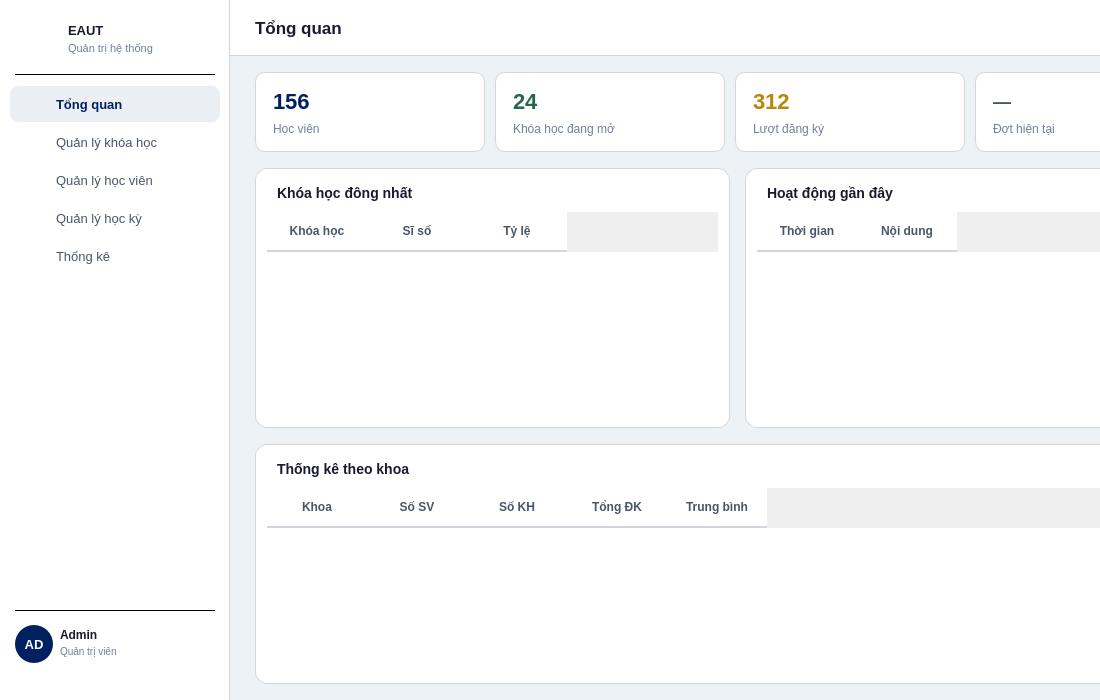
<?xml version="1.0" encoding="UTF-8"?>
<ui version="4.0">
 <class>AdminDashboard</class>
 <widget class="QWidget" name="AdminDashboard">
  <property name="geometry"><rect><x>0</x><y>0</y><width>1100</width><height>700</height></rect></property>
  <property name="minimumSize"><size><width>1100</width><height>700</height></size></property>
  <property name="windowTitle"><string>EAUT - Admin Dashboard</string></property>
  <property name="styleSheet"><string notr="true">QWidget#AdminDashboard { background: #edf2f7; }</string></property>

  <!-- ===== SIDEBAR ===== -->
  <widget class="QFrame" name="sidebar">
   <property name="geometry"><rect><x>0</x><y>0</y><width>230</width><height>700</height></rect></property>
   <property name="styleSheet"><string notr="true">QFrame#sidebar { background: #ffffff; border-right: 1px solid #d2d6dc; }</string></property>
   <property name="frameShape"><enum>QFrame::NoFrame</enum></property>

   <!-- Logo + ten truong -->
   <widget class="QLabel" name="lblSidebarLogo">
    <property name="geometry"><rect><x>20</x><y>20</y><width>42</width><height>42</height></rect></property>
    <property name="styleSheet"><string notr="true">background: transparent;</string></property>
    <property name="text"><string/></property>
    <property name="scaledContents"><bool>true</bool></property>
   </widget>

   <widget class="QLabel" name="lblSidebarSchool">
    <property name="geometry"><rect><x>68</x><y>20</y><width>150</width><height>20</height></rect></property>
    <property name="styleSheet"><string notr="true">color: #1a1a2e; font-size: 13px; font-weight: bold; background: transparent;</string></property>
    <property name="text"><string>EAUT</string></property>
   </widget>
   <widget class="QLabel" name="lblSidebarSub">
    <property name="geometry"><rect><x>68</x><y>40</y><width>150</width><height>16</height></rect></property>
    <property name="styleSheet"><string notr="true">color: #718096; font-size: 11px; background: transparent;</string></property>
    <property name="text"><string>Quản trị hệ thống</string></property>
   </widget>

   <widget class="QFrame" name="sepTop">
    <property name="geometry"><rect><x>15</x><y>74</y><width>200</width><height>1</height></rect></property>
    <property name="styleSheet"><string notr="true">background: #d2d6dc;</string></property>
    <property name="frameShape"><enum>QFrame::HLine</enum></property>
   </widget>

   <!-- Menu buttons -->
   <widget class="QPushButton" name="btnAdminDash">
    <property name="geometry"><rect><x>10</x><y>86</y><width>210</width><height>36</height></rect></property>
    <property name="styleSheet"><string notr="true">QPushButton { background: rgba(0,32,96,0.08); color: #002060; border: none; border-radius: 8px; text-align: left; padding-left: 46px; font-size: 13px; font-weight: bold; }</string></property>
    <property name="text"><string>Tổng quan</string></property>
    <property name="cursor"><cursorShape>PointingHandCursor</cursorShape></property>
   </widget>
   <widget class="QLabel" name="iconAdminDash">
    <property name="geometry"><rect><x>24</x><y>95</y><width>18</width><height>18</height></rect></property>
    <property name="styleSheet"><string notr="true">background: transparent;</string></property>
    <property name="text"><string/></property>
    <property name="scaledContents"><bool>true</bool></property>
   </widget>

   <widget class="QPushButton" name="btnAdminCourse">
    <property name="geometry"><rect><x>10</x><y>124</y><width>210</width><height>36</height></rect></property>
    <property name="styleSheet"><string notr="true">QPushButton { background: transparent; color: #4a5568; border: none; border-radius: 8px; text-align: left; padding-left: 46px; font-size: 13px; } QPushButton:hover { background: #edf2f7; }</string></property>
    <property name="text"><string>Quản lý khóa học</string></property>
    <property name="cursor"><cursorShape>PointingHandCursor</cursorShape></property>
   </widget>
   <widget class="QLabel" name="iconAdminCourse">
    <property name="geometry"><rect><x>24</x><y>133</y><width>18</width><height>18</height></rect></property>
    <property name="styleSheet"><string notr="true">background: transparent;</string></property>
    <property name="text"><string/></property>
    <property name="scaledContents"><bool>true</bool></property>
   </widget>

   <widget class="QPushButton" name="btnAdminStudent">
    <property name="geometry"><rect><x>10</x><y>162</y><width>210</width><height>36</height></rect></property>
    <property name="styleSheet"><string notr="true">QPushButton { background: transparent; color: #4a5568; border: none; border-radius: 8px; text-align: left; padding-left: 46px; font-size: 13px; } QPushButton:hover { background: #edf2f7; }</string></property>
    <property name="text"><string>Quản lý học viên</string></property>
    <property name="cursor"><cursorShape>PointingHandCursor</cursorShape></property>
   </widget>
   <widget class="QLabel" name="iconAdminStudent">
    <property name="geometry"><rect><x>24</x><y>171</y><width>18</width><height>18</height></rect></property>
    <property name="styleSheet"><string notr="true">background: transparent;</string></property>
    <property name="text"><string/></property>
    <property name="scaledContents"><bool>true</bool></property>
   </widget>

   <widget class="QPushButton" name="btnAdminSemester">
    <property name="geometry"><rect><x>10</x><y>200</y><width>210</width><height>36</height></rect></property>
    <property name="styleSheet"><string notr="true">QPushButton { background: transparent; color: #4a5568; border: none; border-radius: 8px; text-align: left; padding-left: 46px; font-size: 13px; } QPushButton:hover { background: #edf2f7; }</string></property>
    <property name="text"><string>Quản lý học kỳ</string></property>
    <property name="cursor"><cursorShape>PointingHandCursor</cursorShape></property>
   </widget>
   <widget class="QLabel" name="iconAdminSemester">
    <property name="geometry"><rect><x>24</x><y>209</y><width>18</width><height>18</height></rect></property>
    <property name="styleSheet"><string notr="true">background: transparent;</string></property>
    <property name="text"><string/></property>
    <property name="scaledContents"><bool>true</bool></property>
   </widget>

   <widget class="QPushButton" name="btnAdminStats">
    <property name="geometry"><rect><x>10</x><y>238</y><width>210</width><height>36</height></rect></property>
    <property name="styleSheet"><string notr="true">QPushButton { background: transparent; color: #4a5568; border: none; border-radius: 8px; text-align: left; padding-left: 46px; font-size: 13px; } QPushButton:hover { background: #edf2f7; }</string></property>
    <property name="text"><string>Thống kê</string></property>
    <property name="cursor"><cursorShape>PointingHandCursor</cursorShape></property>
   </widget>
   <widget class="QLabel" name="iconAdminStats">
    <property name="geometry"><rect><x>24</x><y>247</y><width>18</width><height>18</height></rect></property>
    <property name="styleSheet"><string notr="true">background: transparent;</string></property>
    <property name="text"><string/></property>
    <property name="scaledContents"><bool>true</bool></property>
   </widget>

   <!-- Bottom separator + user info -->
   <widget class="QFrame" name="sepBottom">
    <property name="geometry"><rect><x>15</x><y>610</y><width>200</width><height>1</height></rect></property>
    <property name="styleSheet"><string notr="true">background: #d2d6dc;</string></property>
    <property name="frameShape"><enum>QFrame::HLine</enum></property>
   </widget>

   <widget class="QLabel" name="lblAvatar">
    <property name="geometry"><rect><x>15</x><y>625</y><width>38</width><height>38</height></rect></property>
    <property name="styleSheet"><string notr="true">background: #002060; border-radius: 19px; color: #ffffff; font-size: 13px; font-weight: bold;</string></property>
    <property name="text"><string>AD</string></property>
    <property name="alignment"><set>Qt::AlignCenter</set></property>
   </widget>
   <widget class="QLabel" name="lblAdminName">
    <property name="geometry"><rect><x>60</x><y>626</y><width>110</width><height>17</height></rect></property>
    <property name="styleSheet"><string notr="true">color: #1a1a2e; font-size: 12px; font-weight: bold; background: transparent;</string></property>
    <property name="text"><string>Admin</string></property>
   </widget>
   <widget class="QLabel" name="lblAdminRole">
    <property name="geometry"><rect><x>60</x><y>644</y><width>110</width><height>15</height></rect></property>
    <property name="styleSheet"><string notr="true">color: #718096; font-size: 10px; background: transparent;</string></property>
    <property name="text"><string>Quản trị viên</string></property>
   </widget>

   <widget class="QLabel" name="iconLogout">
    <property name="geometry"><rect><x>191</x><y>635</y><width>18</width><height>18</height></rect></property>
    <property name="styleSheet"><string notr="true">background: transparent;</string></property>
    <property name="text"><string/></property>
    <property name="scaledContents"><bool>true</bool></property>
   </widget>
   <widget class="QPushButton" name="btnLogout">
    <property name="geometry"><rect><x>183</x><y>627</y><width>34</width><height>34</height></rect></property>
    <property name="styleSheet"><string notr="true">QPushButton { background: transparent; border: none; } QPushButton:hover { background: #fce8e6; border-radius: 8px; }</string></property>
    <property name="text"><string/></property>
    <property name="cursor"><cursorShape>PointingHandCursor</cursorShape></property>
    <property name="toolTip"><string>Đăng xuất</string></property>
   </widget>
  </widget>

  <!-- ===== CONTENT AREA ===== -->
  <widget class="QFrame" name="contentArea">
   <property name="geometry"><rect><x>230</x><y>0</y><width>1020</width><height>720</height></rect></property>
   <property name="styleSheet"><string notr="true">QFrame#contentArea { background: #edf2f7; border: none; }</string></property>
   <property name="frameShape"><enum>QFrame::NoFrame</enum></property>

   <!-- HEADER -->
   <widget class="QFrame" name="headerBar">
    <property name="geometry"><rect><x>0</x><y>0</y><width>1020</width><height>56</height></rect></property>
    <property name="styleSheet"><string notr="true">QFrame#headerBar { background: white; border-bottom: 1px solid #d2d6dc; }</string></property>
    <property name="frameShape"><enum>QFrame::NoFrame</enum></property>

    <widget class="QLabel" name="lblPageTitle">
     <property name="geometry"><rect><x>25</x><y>0</y><width>300</width><height>56</height></rect></property>
     <property name="styleSheet"><string notr="true">color: #1a1a2e; font-size: 17px; font-weight: bold; background: transparent;</string></property>
     <property name="text"><string>Tổng quan</string></property>
     <property name="alignment"><set>Qt::AlignLeft|Qt::AlignVCenter</set></property>
    </widget>
   </widget>

   <!-- 4 STAT CARDS -->
   <widget class="QFrame" name="statCard1">
    <property name="geometry"><rect><x>25</x><y>72</y><width>230</width><height>80</height></rect></property>
    <property name="styleSheet"><string notr="true">QFrame#statCard1 { background: white; border: 1px solid #d2d6dc; border-radius: 10px; }</string></property>
    <property name="frameShape"><enum>QFrame::NoFrame</enum></property>

    <widget class="QLabel" name="lblStat1">
     <property name="geometry"><rect><x>18</x><y>14</y><width>160</width><height>30</height></rect></property>
     <property name="styleSheet"><string notr="true">color: #002060; font-size: 22px; font-weight: bold; background: transparent;</string></property>
     <property name="text"><string>156</string></property>
    </widget>
    <widget class="QLabel" name="lblStat1Label">
     <property name="geometry"><rect><x>18</x><y>48</y><width>160</width><height>18</height></rect></property>
     <property name="styleSheet"><string notr="true">color: #718096; font-size: 12px; background: transparent;</string></property>
     <property name="text"><string>Học viên</string></property>
    </widget>
   </widget>

   <widget class="QFrame" name="statCard2">
    <property name="geometry"><rect><x>265</x><y>72</y><width>230</width><height>80</height></rect></property>
    <property name="styleSheet"><string notr="true">QFrame#statCard2 { background: white; border: 1px solid #d2d6dc; border-radius: 10px; }</string></property>
    <property name="frameShape"><enum>QFrame::NoFrame</enum></property>

    <widget class="QLabel" name="lblStat2">
     <property name="geometry"><rect><x>18</x><y>14</y><width>160</width><height>30</height></rect></property>
     <property name="styleSheet"><string notr="true">color: #276749; font-size: 22px; font-weight: bold; background: transparent;</string></property>
     <property name="text"><string>24</string></property>
    </widget>
    <widget class="QLabel" name="lblStat2Label">
     <property name="geometry"><rect><x>18</x><y>48</y><width>160</width><height>18</height></rect></property>
     <property name="styleSheet"><string notr="true">color: #718096; font-size: 12px; background: transparent;</string></property>
     <property name="text"><string>Khóa học đang mở</string></property>
    </widget>
   </widget>

   <widget class="QFrame" name="statCard3">
    <property name="geometry"><rect><x>505</x><y>72</y><width>230</width><height>80</height></rect></property>
    <property name="styleSheet"><string notr="true">QFrame#statCard3 { background: white; border: 1px solid #d2d6dc; border-radius: 10px; }</string></property>
    <property name="frameShape"><enum>QFrame::NoFrame</enum></property>

    <widget class="QLabel" name="lblStat3">
     <property name="geometry"><rect><x>18</x><y>14</y><width>160</width><height>30</height></rect></property>
     <property name="styleSheet"><string notr="true">color: #b8860b; font-size: 22px; font-weight: bold; background: transparent;</string></property>
     <property name="text"><string>312</string></property>
    </widget>
    <widget class="QLabel" name="lblStat3Label">
     <property name="geometry"><rect><x>18</x><y>48</y><width>160</width><height>18</height></rect></property>
     <property name="styleSheet"><string notr="true">color: #718096; font-size: 12px; background: transparent;</string></property>
     <property name="text"><string>Lượt đăng ký</string></property>
    </widget>
   </widget>

   <widget class="QFrame" name="statCard4">
    <property name="geometry"><rect><x>745</x><y>72</y><width>250</width><height>80</height></rect></property>
    <property name="styleSheet"><string notr="true">QFrame#statCard4 { background: white; border: 1px solid #d2d6dc; border-radius: 10px; }</string></property>
    <property name="frameShape"><enum>QFrame::NoFrame</enum></property>

    <widget class="QLabel" name="lblStat4">
     <property name="geometry"><rect><x>18</x><y>14</y><width>160</width><height>30</height></rect></property>
     <property name="styleSheet"><string notr="true">color: #4a5568; font-size: 18px; font-weight: bold; background: transparent;</string></property>
     <property name="text"><string>—</string></property>
    </widget>
    <widget class="QLabel" name="lblStat4Label">
     <property name="geometry"><rect><x>18</x><y>48</y><width>160</width><height>18</height></rect></property>
     <property name="styleSheet"><string notr="true">color: #718096; font-size: 12px; background: transparent;</string></property>
     <property name="text"><string>Đợt hiện tại</string></property>
    </widget>
   </widget>

   <!-- TOP COURSES PANEL -->
   <widget class="QFrame" name="topCoursesFrame">
    <property name="geometry"><rect><x>25</x><y>168</y><width>475</width><height>260</height></rect></property>
    <property name="styleSheet"><string notr="true">QFrame#topCoursesFrame { background: white; border: 1px solid #d2d6dc; border-radius: 12px; }</string></property>
    <property name="frameShape"><enum>QFrame::NoFrame</enum></property>

    <widget class="QLabel" name="lblTopCoursesTitle">
     <property name="geometry"><rect><x>22</x><y>14</y><width>360</width><height>22</height></rect></property>
     <property name="styleSheet"><string notr="true">color: #1a1a2e; font-size: 14px; font-weight: bold; background: transparent;</string></property>
     <property name="text"><string>Khóa học đông nhất</string></property>
    </widget>

    <widget class="QTableWidget" name="tblTopCourses">
     <property name="geometry"><rect><x>12</x><y>44</y><width>451</width><height>204</height></rect></property>
     <property name="styleSheet">
      <string notr="true">
       QTableWidget { border: none; font-size: 12px; background: white; alternate-background-color: #f7fafc; selection-background-color: rgba(0,32,96,0.08); selection-color: #002060; }
       QTableWidget::item { padding: 10px 8px; border-bottom: 1px solid #edf2f7; }
       QHeaderView::section { background: white; color: #4a5568; font-weight: bold; padding: 10px 8px; border: none; border-bottom: 2px solid #d2d6dc; font-size: 12px; }
      </string>
     </property>
     <property name="alternatingRowColors"><bool>true</bool></property>
     <property name="selectionBehavior"><enum>QAbstractItemView::SelectRows</enum></property>
     <property name="editTriggers"><set>QAbstractItemView::NoEditTriggers</set></property>
     <property name="showGrid"><bool>false</bool></property>
     <property name="columnCount"><number>3</number></property>
     <column><property name="text"><string>Khóa học</string></property></column>
     <column><property name="text"><string>Sĩ số</string></property></column>
     <column><property name="text"><string>Tỷ lệ</string></property></column>
    </widget>
   </widget>

   <!-- RECENT ACTIVITY PANEL -->
   <widget class="QFrame" name="recentFrame">
    <property name="geometry"><rect><x>515</x><y>168</y><width>480</width><height>260</height></rect></property>
    <property name="styleSheet"><string notr="true">QFrame#recentFrame { background: white; border: 1px solid #d2d6dc; border-radius: 12px; }</string></property>
    <property name="frameShape"><enum>QFrame::NoFrame</enum></property>

    <widget class="QLabel" name="lblRecentTitle">
     <property name="geometry"><rect><x>22</x><y>14</y><width>360</width><height>22</height></rect></property>
     <property name="styleSheet"><string notr="true">color: #1a1a2e; font-size: 14px; font-weight: bold; background: transparent;</string></property>
     <property name="text"><string>Hoạt động gần đây</string></property>
    </widget>

    <widget class="QTableWidget" name="tblRecent">
     <property name="geometry"><rect><x>12</x><y>44</y><width>456</width><height>204</height></rect></property>
     <property name="styleSheet">
      <string notr="true">
       QTableWidget { border: none; font-size: 12px; background: white; alternate-background-color: #f7fafc; selection-background-color: rgba(0,32,96,0.08); selection-color: #002060; }
       QTableWidget::item { padding: 10px 8px; border-bottom: 1px solid #edf2f7; }
       QHeaderView::section { background: white; color: #4a5568; font-weight: bold; padding: 10px 8px; border: none; border-bottom: 2px solid #d2d6dc; font-size: 12px; }
      </string>
     </property>
     <property name="alternatingRowColors"><bool>true</bool></property>
     <property name="selectionBehavior"><enum>QAbstractItemView::SelectRows</enum></property>
     <property name="editTriggers"><set>QAbstractItemView::NoEditTriggers</set></property>
     <property name="showGrid"><bool>false</bool></property>
     <property name="columnCount"><number>2</number></property>
     <column><property name="text"><string>Thời gian</string></property></column>
     <column><property name="text"><string>Nội dung</string></property></column>
    </widget>
   </widget>

   <!-- BOTTOM PANEL - STATS BY DEPARTMENT -->
   <widget class="QFrame" name="semesterFrame">
    <property name="geometry"><rect><x>25</x><y>444</y><width>970</width><height>240</height></rect></property>
    <property name="styleSheet"><string notr="true">QFrame#semesterFrame { background: white; border: 1px solid #d2d6dc; border-radius: 12px; }</string></property>
    <property name="frameShape"><enum>QFrame::NoFrame</enum></property>

    <widget class="QLabel" name="lblByDeptTitle">
     <property name="geometry"><rect><x>22</x><y>14</y><width>400</width><height>22</height></rect></property>
     <property name="styleSheet"><string notr="true">color: #1a1a2e; font-size: 14px; font-weight: bold; background: transparent;</string></property>
     <property name="text"><string>Thống kê theo khoa</string></property>
    </widget>

    <widget class="QTableWidget" name="tblByDept">
     <property name="geometry"><rect><x>12</x><y>44</y><width>946</width><height>184</height></rect></property>
     <property name="styleSheet">
      <string notr="true">
       QTableWidget { border: none; font-size: 12px; background: white; alternate-background-color: #f7fafc; selection-background-color: rgba(0,32,96,0.08); selection-color: #002060; }
       QTableWidget::item { padding: 10px 8px; border-bottom: 1px solid #edf2f7; }
       QHeaderView::section { background: white; color: #4a5568; font-weight: bold; padding: 10px 8px; border: none; border-bottom: 2px solid #d2d6dc; font-size: 12px; }
      </string>
     </property>
     <property name="alternatingRowColors"><bool>true</bool></property>
     <property name="selectionBehavior"><enum>QAbstractItemView::SelectRows</enum></property>
     <property name="editTriggers"><set>QAbstractItemView::NoEditTriggers</set></property>
     <property name="showGrid"><bool>false</bool></property>
     <property name="columnCount"><number>5</number></property>
     <column><property name="text"><string>Khoa</string></property></column>
     <column><property name="text"><string>Số SV</string></property></column>
     <column><property name="text"><string>Số KH</string></property></column>
     <column><property name="text"><string>Tổng ĐK</string></property></column>
     <column><property name="text"><string>Trung bình</string></property></column>
    </widget>
   </widget>
  </widget>
 </widget>
 <resources/>
 <connections/>
</ui>
